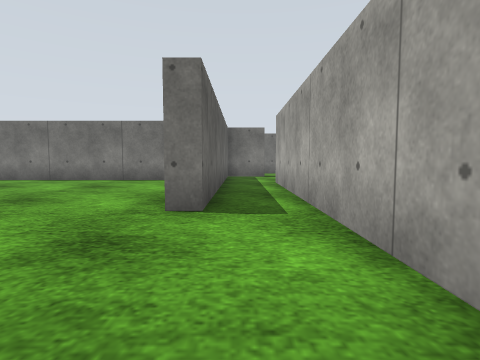
View 1 (above)

24 first-person views from a walk through a robot-simulator world made for Gazebo. The camera is 0.68 m above the floor, tilts 4° down and sees 80° across. The floor is counted in squares, 1 m on a side. Each view is taken from the middle of a square. On the plan, view 1 faces up. The plan holds only what a view shows up to about 9 squares ahead; the rest is blank. Simple patterns stand in for the simulator's built-in surfaces.

View 2
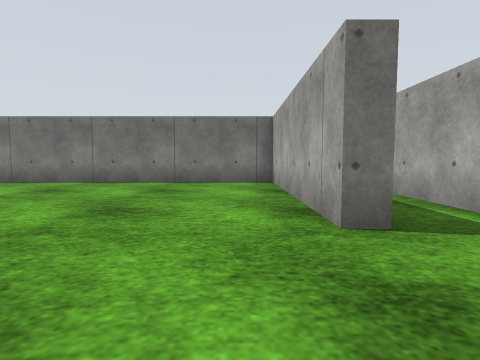

View 3
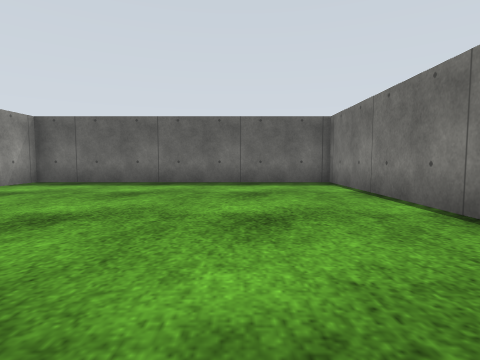

View 4
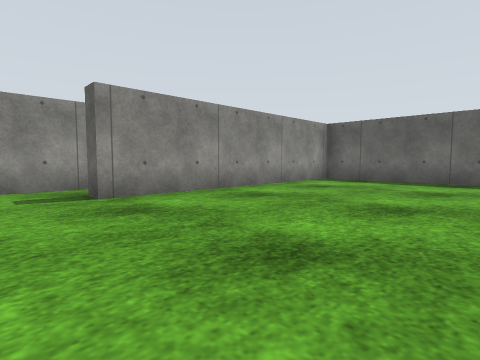

View 5
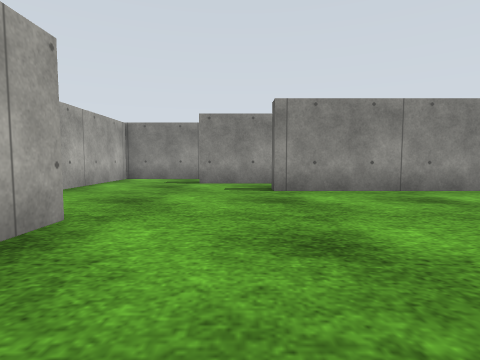

View 6
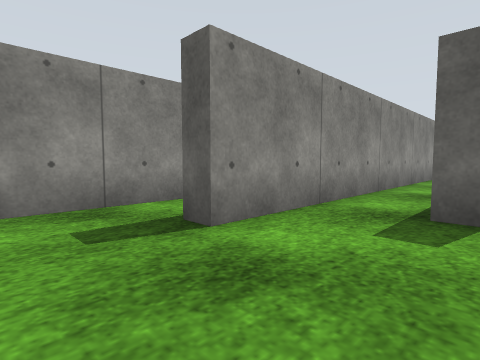

View 7
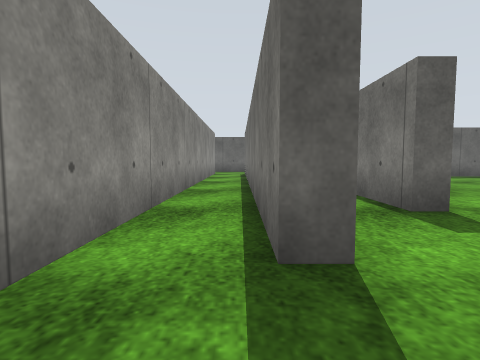

View 8
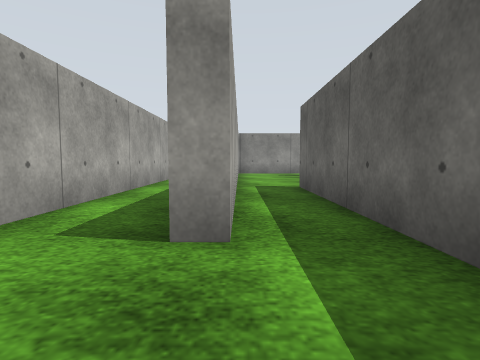

View 9
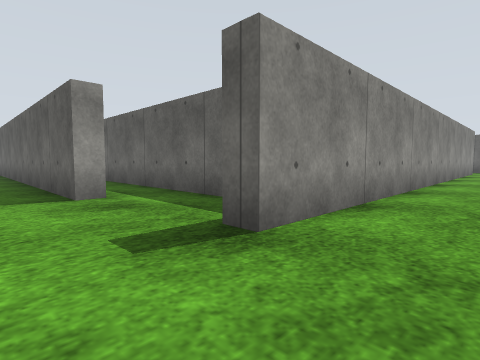

View 10
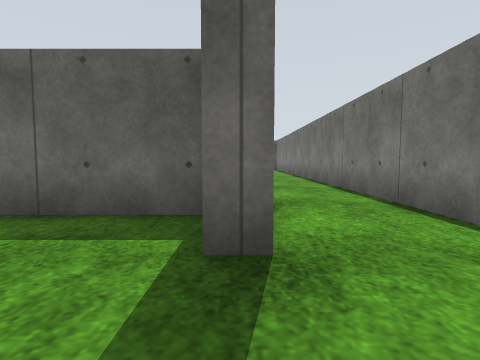

View 11
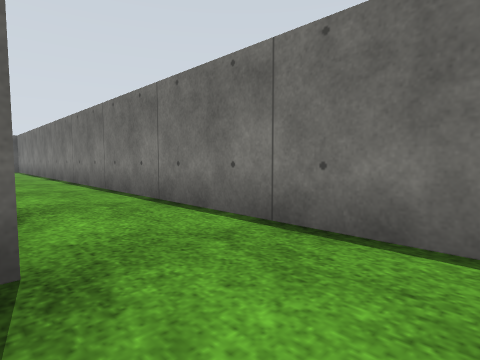

View 12
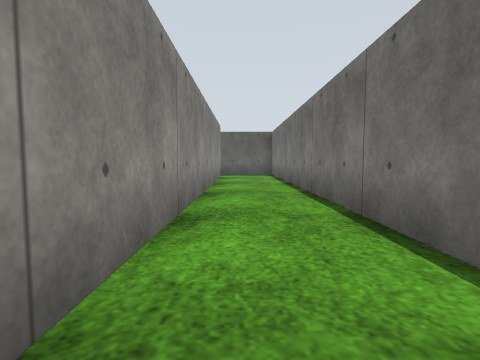

View 13
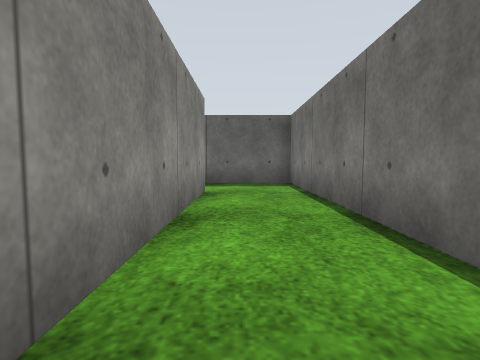

View 14
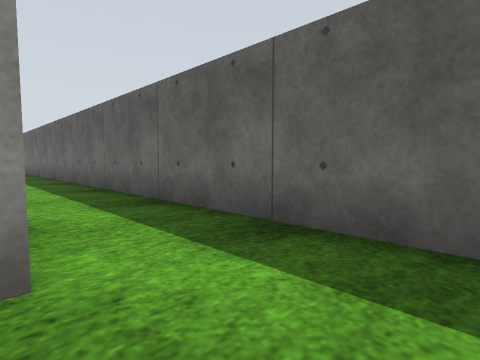

View 15
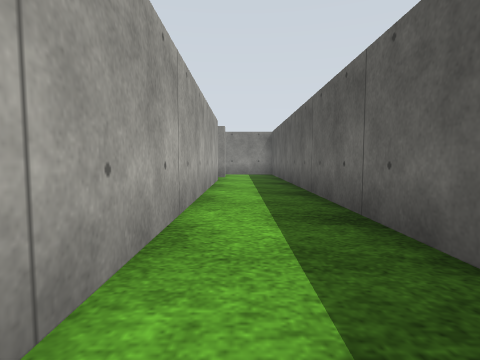

View 16
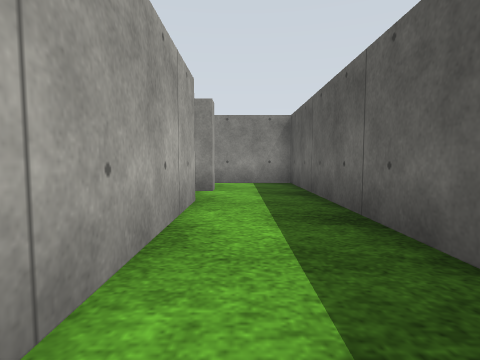

View 17
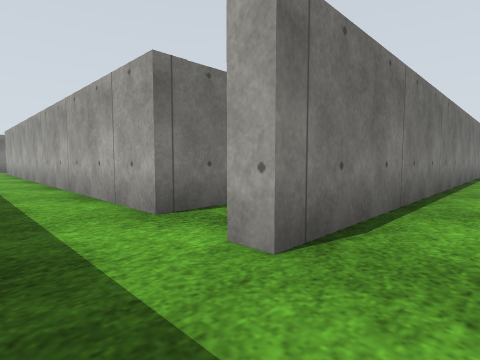

View 18
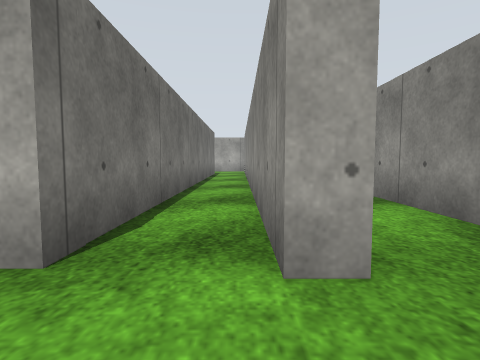

View 19
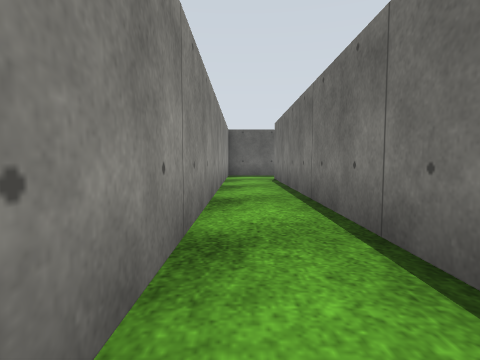

View 20
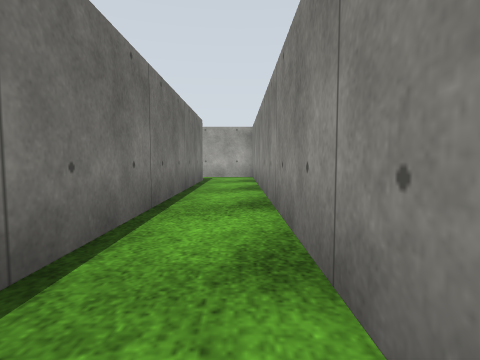

View 21
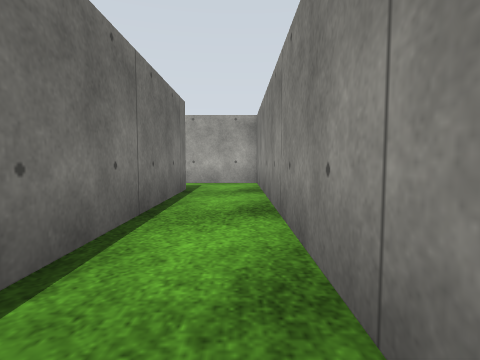

View 22
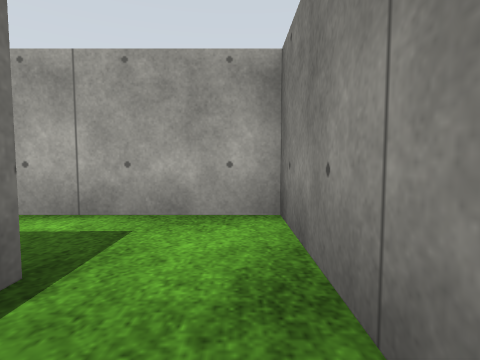

View 23
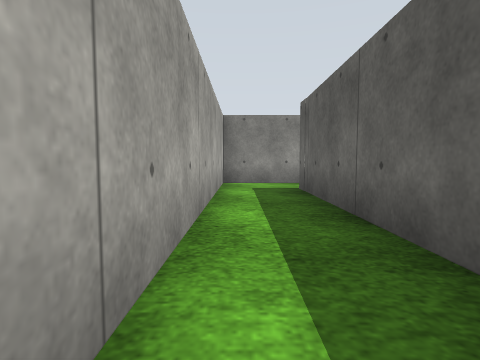

View 24
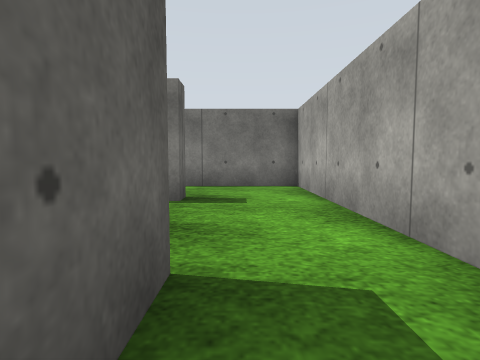

### Floor plan
Ten units are one square. View 1 is at (0, 0); x grows to the right and y downward. Boxes are objects, and circles mark ways between rooms. Rooms are numbered by the first view taken in them; rooms with no view inside come last. Other rooms are left out.
<svg viewBox="-170 -150 210 210">
<path fill="none" stroke="#000" d="M-5 -84 -5 -38 -10 -38 -10 -98 -118 -98 -118 -8 -37 -8 -37 -3 -56 -3M-106 12 -18 12M11 4 11 -87M-18 12 -18 18 -143 18M11 21 11 4M-143 32 -2 32M11 -87 16 -87 16 38 -143 38 -143 32M-5 -116 -5 -84M35 -145 -165 -145 -165 55 35 55 35 -145M-144 -122 10 -122 10 -116M-143 18 -143 -73"/>
<circle cx="-5" cy="10" r="3" fill="#2a7"/>
<circle cx="0" cy="-90" r="3" fill="#2a7"/>
<circle cx="-140" cy="20" r="3" fill="#2a7"/>
<text x="-60" y="-50">1</text>
<text x="-60" y="20">2</text>
<text x="0" y="-90">3</text>
</svg>
Room 1 opens to room 2. Room 1 opens to room 3. Room 2 opens to room 3.

Where each view was taken, in squares from view 1:
view 1: 0 up, 0 right, facing up
view 2: 1 up, 2 left, facing up
view 3: 7 up, 3 left, facing left
view 4: 6 up, 2 left, facing down-left
view 5: 7 up, 3 left, facing down
view 6: 1 up, 0 right, facing down-left
view 7: 2 down, 0 right, facing left
view 8: 11 up, 1 right, facing down
view 9: 14 up, 3 right, facing down-left
view 10: 12 up, 3 right, facing left
view 11: 12 up, 3 right, facing up-left
view 12: 13 up, 3 left, facing left
view 13: 13 up, 8 left, facing left
view 14: 14 up, 14 left, facing down-left
view 15: 8 up, 15 left, facing down
view 16: 3 up, 15 left, facing down
view 17: 5 down, 16 left, facing up-right
view 18: 3 down, 16 left, facing right
view 19: 5 down, 4 left, facing left
view 20: 5 down, 8 left, facing right
view 21: 5 down, 5 left, facing right
view 22: 5 down, 0 right, facing right
view 23: 3 up, 3 right, facing down
view 24: 7 up, 2 right, facing up
